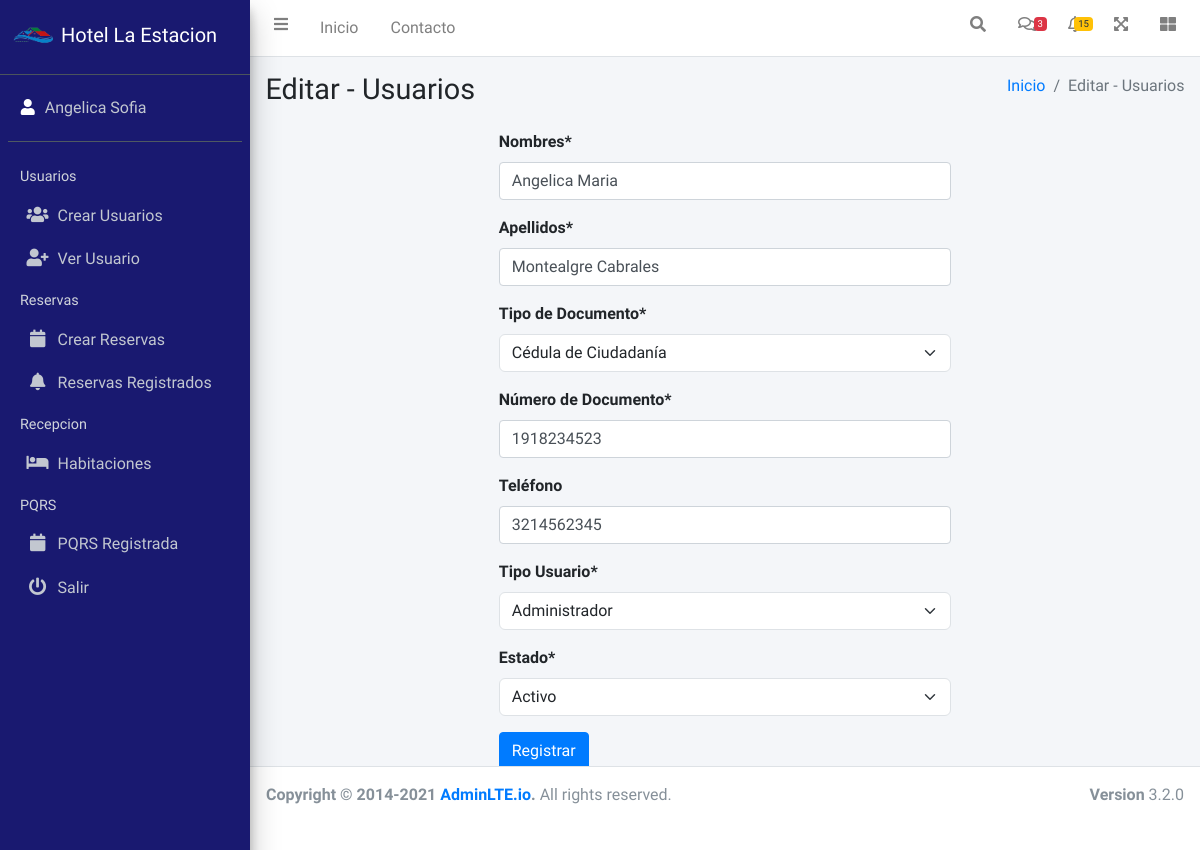
The app's page /user/user-editar/4 with its own data.
### usuarios/models.py (models this page shows)
class Usuario(models.Model):
    nombres=models.CharField(max_length=45, verbose_name="Nombres")
    apellidos=models.CharField(max_length=45, verbose_name="Apellidos")
    class TipoDocumento(models.TextChoices):
        CC='C.C', _('Cédula de Ciudadanía')
        CE='C.E', _('Cédula de Extrangeriía')
        PP='P.P', _('Pasaporte')
        TI='T.I', _('Tarjeta de Identidad')
        OT='Otro', _('Otro Tipo de Documento')
    tipoDocumento=models.CharField(max_length=5, choices=TipoDocumento.choices, default=TipoDocumento.CC, verbose_name="Tipo de Documento")
    numeroDocumento=models.CharField(max_length=45, unique=True, verbose_name="Número de Documento")
    telefono=models.CharField(max_length=15, verbose_name="Teléfono", blank=True)
    class tipoUsuario(models.TextChoices):
        Administrador='Administrador', _('Administrador')
        Empleado='Empleado', _('Empleado')
    tipoUsuario=models.CharField(max_length=13, choices=tipoUsuario.choices, default=tipoUsuario.Empleado, verbose_name="Tipo Usuario")
    class Estado(models.TextChoices):
        ACTIVO=1, ('Activo')
        INACTIVO=0, ('Inactivo')
    estado=models.CharField(max_length=1, choices=Estado.choices, default=Estado.ACTIVO, verbose_name="Estado")

### usuarios/views.py (the view)
# urls.py: path('user-editar/<int:pk>',usuarios_editar,name="usuarios-editar"),
def usuarios_editar(request, pk):
    titulo="Editar - Usuarios"
    usuario=Usuario.objects.get(id=pk)
    if request.method == "POST":
        form= UsuarioForms(request.POST, instance=usuario)
        if form.is_valid():
            form.save()
            messages.info(
                request,f"Se modifico el Usuario ({request.POST['nombres']}) exitosamente!"
            )
            return redirect("usuarios")
        else:
            messages.error(
                request,f"Error al modificar el Usuario ({request.POST['nombres']})!"
            )
            print("Error al guardar")
    else:
        form=UsuarioForms(instance=usuario)
    context={
        'titulo':titulo,
        'form': form
    }
    return render(request,'usuarios/usuarios-crear.html',context)

### usuarios/forms.py
class UsuarioForms(forms.ModelForm):
    class Meta:
        model=Usuario
        fields='__all__'

### General/templates/usuarios/usuarios-crear.html (shortened to what this page needs)
{% extends 'partials/bodyAdmin.html' %}
{% load static %}
{% load crispy_forms_tags %}
{% block contenido %}
<div class="container  w-50 ">
    <form action="" method="POST">
        {{form|crispy}}
    <input  class="btn btn-primary" type="submit" value="Registrar">
    </form>
</div>
{% endblock contenido %}

### records on screen
Usuario: nombres "Angelica Maria", apellidos "Montealgre Cabrales", tipoDocumento "Cédula de Ciudadanía", numeroDocumento "1918234523", telefono "3214562345", tipoUsuario "Administrador", estado "Activo"

### other values on screen
{{ titulo }} "Editar - Usuarios"
